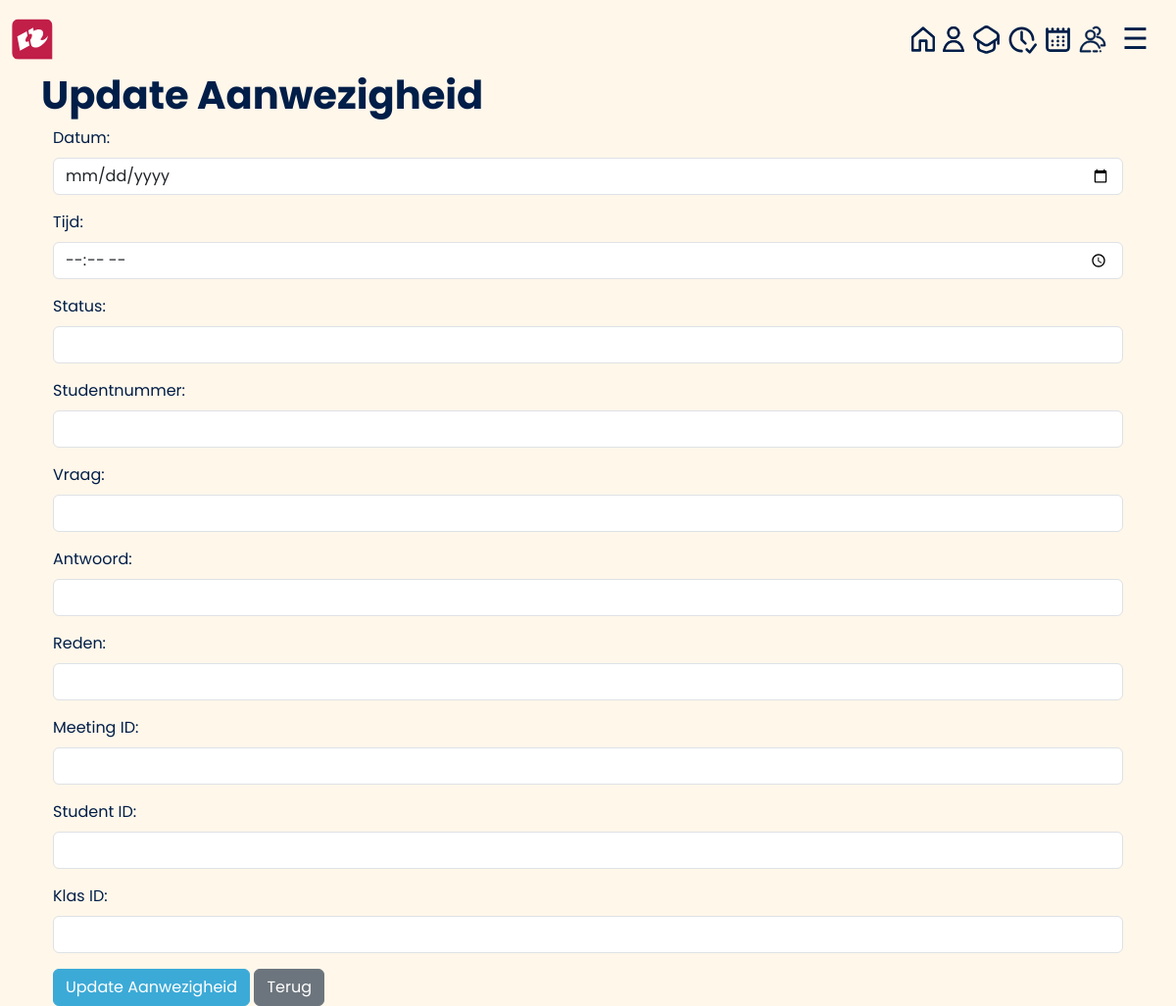
The page /admin/attendance/update/1 (signed in) on the database as committed earlier.
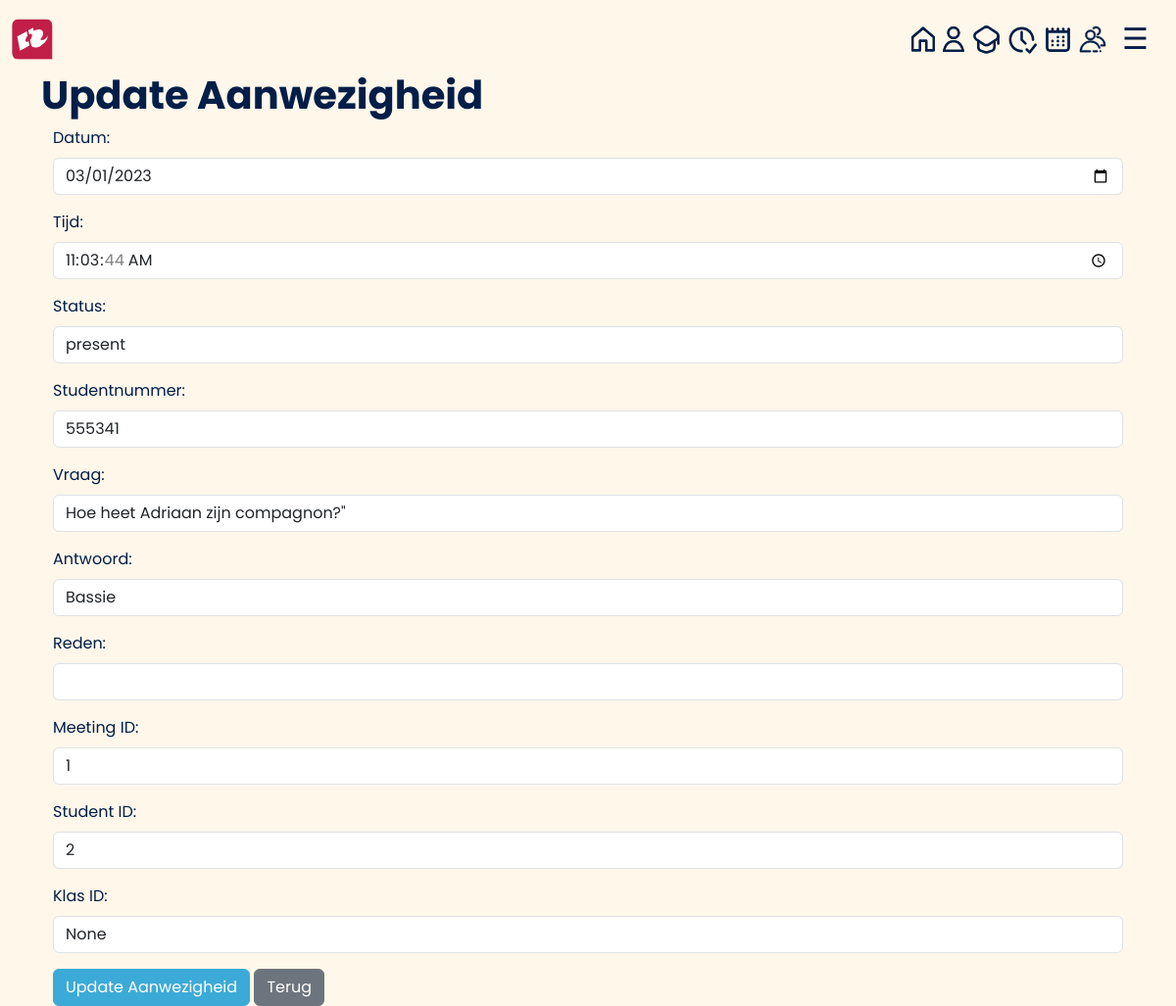
The same page on the database as committed later.
### tables this page shows
CREATE TABLE Attendance
                  (attendance_id INTEGER PRIMARY KEY,
                   enrollment_id INTEGER,
                   attendance_date TEXT,
                   attendance_time TEXT,
                   status TEXT, Studentnumber TEXT, Question TEXT, Answer TEXT, Reason TEXT, Student_id INTEGER, Meeting_id INTEGER REFERENCES Meeting(Meeting_id), class_id INTEGER REFERENCES Students(class_id),
                   FOREIGN KEY(enrollment_id) REFERENCES Enrollments(enrollment_id));

### lib/admin_routes.py (the view)
@admin.route('/admin/attendance/update/<int:attendance_id>', methods=['GET', 'POST'])
def update_attendance_per_id(attendance_id=None):
    if 'admin_logged_in' in session:
        if request.method == 'POST':
            attendance_date = request.form['attendance_date']
            attendance_time = request.form['attendance_time']
            status = request.form['status']
            student_number = request.form['student_number']
            question = request.form['question']
            answer = request.form['answer']
            reason = request.form['reason']
            student_id = request.form['student_id']
            meeting_id = request.form['meeting_id']
            class_id = request.form['class_id']
            c.execute("UPDATE Attendance SET attendance_date = ?, attendance_time = ?, status = ?, Studentnumber = ?, Question = ?, Answer = ?, Reason = ?, student_id = ?, meeting_id = ?, class_id = ? WHERE attendance_id = ?",
                    (attendance_date, attendance_time, status, student_number, question, answer, reason, student_id, meeting_id, class_id, attendance_id))
            conn.commit()
            return admin_attendance()
        else:
            c.execute("SELECT * FROM Attendance WHERE attendance_id = ?", (attendance_id,))
            attendances = c.fetchone()
            return render_template('admin/admin_update_attendance.html', attendances=attendances)
    else:
        return redirect(url_for('index'))

### templates/admin/admin_update_attendance.html (shortened to what this page needs)
{% extends "base5.html" %}
{% block content %}
<head>
</head>
<body>
    <div style="padding-top: 25px;">
        <h1 class="fw-bold">Update Aanwezigheid</h1>
        <div class="container">
            <form action="/admin/attendance/update/{{ attendances[0] }}" method="post">
                <div class="mb-3">
                    <label for="attendance_date" class="form-label">Datum:</label>
                    <input type="date" class="form-control" id="attendance_date" name="attendance_date" value="{{ attendances[2] }}" required>
                </div>
                <div class="mb-3">
                    <label for="attendance_time" class="form-label">Tijd:</label>
                    <input type="time" class="form-control" id="attendance_time" name="attendance_time" value="{{ attendances[3] }}" required>
                </div>
                <div class="mb-3">
                    <label for="status" class="form-label">Status:</label>
                    <input type="text" class="form-control" id="status" name="status" value="{{ attendances[4] }}" required>
                </div>
                <div class="mb-3">
                    <label for="student_number" class="form-label">Studentnummer:</label>
                    <input type="text" class="form-control" id="student_number" name="student_number" value="{{ attendances[5] }}" required>
                </div>
                <div class="mb-3">
                    <label for="question" class="form-label">Vraag:</label>
                    <input type="text" class="form-control" id="question" name="question" value="{{ attendances[6] }}" required>
                </div>
                <div class="mb-3">
                    <label for="answer" class="form-label">Antwoord:</label>
                    <input type="text" class="form-control" id="answer" name="answer" value="{{ attendances[7] }}" required>
                </div>
                <div class="mb-3">
                    <label for="reason" class="form-label">Reden:</label>
                    <input type="text" class="form-control" id="reason" name="reason" value="{{ attendances[8] }}" required>
                </div>
                <div class="mb-3">
                    <label for="meeting_id" class="form-label">Meeting ID:</label>
                    <input type="text" class="form-control" id="meeting_id" name="meeting_id" value="{{ attendances[9] }}" required>
                </div>
                <div class="mb-3">
                    <label for="student_id" class="form-label">Student ID:</label>
                    <input type="text" class="form-control" id="student_id" name="student_id" value="{{ attendances[10] }}" required>
                </div>
                <div class="mb-3">
                    <label for="class_id" class="form-label">Klas ID:</label>
                    <input type="text" class="form-control" id="class_id" name="class_id" value="{{ attendances[11] }}" required>
                </div>
                <button type="submit" class="btn btn-primary">Update Aanwezigheid</button>
                <a class="btn btn-secondary" href="/admin/classes">Terug</a>
            </form>
        </div>
    </div>
</body>
{% endblock %}

Rows that differ between the two databases and show on the page:
added Attendance: attendance_date "03/01/2023", attendance_time "11:03:44", status "present", student_number "555341", question "Hoe heet Adriaan zijn compagnon?\"", answer "Bassie", meeting_id "1", student_id "2"
Other text that changed with them:
form field class_id: (not shown) → "None"
